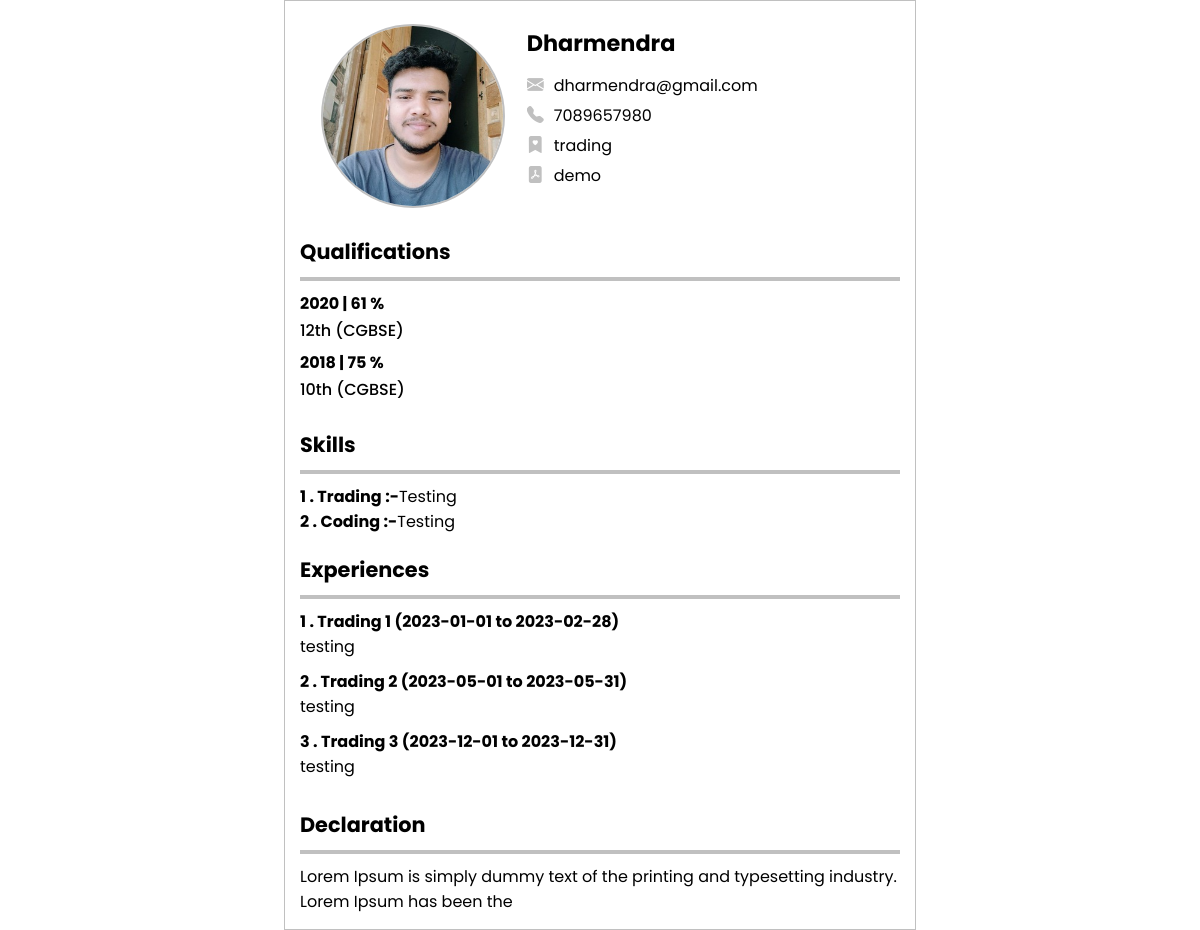
Screenshot of /resume.php?id=2 with the database file from the repository.
### tables this page shows
CREATE TABLE `users` (
  `id` int(11) NOT NULL,
  `name` varchar(50) NOT NULL,
  `image` varchar(50) NOT NULL,
  `email` varchar(50) NOT NULL,
  `contact` bigint(10) NOT NULL,
  `objective` varchar(100) NOT NULL,
  `hobbies` varchar(100) NOT NULL,
  `declaration` varchar(100) NOT NULL,
  `date` datetime NOT NULL
);

CREATE TABLE `qualifications` (
  `id` int(11) NOT NULL,
  `userid` int(11) NOT NULL,
  `qualification` varchar(100) NOT NULL,
  `board` varchar(100) NOT NULL,
  `year` varchar(50) NOT NULL,
  `percent` float NOT NULL
);

CREATE TABLE `skills` (
  `id` int(11) NOT NULL,
  `userid` int(11) NOT NULL,
  `skill` varchar(50) NOT NULL,
  `descripton` varchar(100) NOT NULL
);

CREATE TABLE `experiences` (
  `id` int(11) NOT NULL,
  `userid` int(11) NOT NULL,
  `experience` varchar(100) NOT NULL,
  `start_date` date NOT NULL,
  `end_date` date NOT NULL,
  `description` varchar(100) NOT NULL
);

### connect.php (called while the page is built, shortened)
<?php
class Database
{
	private $host = "localhost";
	private $username = "root";
	private $password = "";
	private $db = "skill_count";
	function connect(){
		$connection = mysqli_connect($this->host,$this->username,$this->password,$this->db);
		return $connection;
	}
	function read($query){
		$conn = $this->connect();
		$result = mysqli_query($conn,$query);
		if(!$result){
			return false;
		}else{
			$data = false;
			while($row = mysqli_fetch_assoc($result)){
				$data[] = $row;
			}
			return $data;
		}
	}
}
?>

### functions.php (called while the page is built, shortened)
<?php
	function getQualification($id){
		$DB = new Database();
		$sql = "SELECT * FROM `qualifications` WHERE userid = $id ORDER by year DESC";
		$result = $DB->read($sql);
		return $result;
	}
	function getSkills($id){
		$DB = new Database();
		$sql = "SELECT * FROM `skills` WHERE userid = $id";
		$result = $DB->read($sql);
		return $result;
	}
	function getExperiencesResume($id){
		$DB = new Database();
		$sql = "SELECT * FROM `experiences` WHERE userid = $id";
		$result = $DB->read($sql);
		return $result;
	}
?>

### resume.php (the view, shortened to what this page needs)
<?php
	include("connect.php");
	include("functions.php");
	$DB = new Database();
	$userid = 1;
	if (isset($_REQUEST['id'])) {
	    $userid = $_REQUEST['id'];
	}
?>
<!DOCTYPE html>
<html>
<head>
	<link rel="stylesheet" href="css/library.css" />
	<link rel="stylesheet" href="https://cdn.jsdelivr.net/npm/bootstrap-icons@1.11.2/font/bootstrap-icons.min.css">
</head>
<body>
	<?php
		$sql = "SELECT * FROM `users` WHERE id = $userid";
		$result = $DB->read($sql);
		$ROW = $result[0];
	?>
	<div class="container">
		<div class="personal-details d-f">
			<div class="profile-image h-100 d-f a-i-c j-c-c">
				<img src="<?=$ROW['image']?>">
			</div>
			<div class="profile-details h-100">
				<div class="user-name f-w-7"><?=$ROW['name']?></div>
				<div class="email-container d-f a-i-c details">
					<div class="icon"><i class="bi bi-envelope-fill"></i></div>
					<div class="icon-details"><?=$ROW['email']?></div>
				</div>
				<div class="number-container d-f a-i-c details">
					<div class="icon"><i class="bi bi-telephone-fill"></i></div>
					<div class="icon-details"><?=$ROW['contact']?></div>
				</div>
				<div class="number-container d-f a-i-c details">
					<div class="icon"><i class="bi bi-bookmark-heart-fill"></i></div>
					<div class="icon-details"><?=$ROW['hobbies']?></div>
				</div>
				<div class="number-container d-f a-i-c details">
					<div class="icon"><i class="bi bi-file-pdf-fill"></i></div>
					<div class="icon-details"><?=$ROW['objective']?></div>
				</div>
			</div>
		</div>
		<div class="qualification">
			<div class="heading f-w-7">Qualifications</div>
			<div class="underline"></div>
			<?php
				$Qualifications = getQualification($userid);
				foreach ($Qualifications as $key => $Qualification) {
					?>
					<div class="qualification-up f-w-7"><?=$Qualification['year']?> | <?=$Qualification['percent']?> %</div>
					<div class="qualification-down f-w-5"><?=$Qualification['qualification']?> (<?=$Qualification['board']?>) </div>
					<?php
				}
			?>
		</div>
		<div class="qualification">
			<div class="heading f-w-7">Skills</div>
			<div class="underline"></div>
			<?php
				$Skills = getSkills($userid);
				foreach ($Skills as $key => $Skill){
					?>
					<div class="skill-container d-f a-i-c">
						<div class="f-w-7"><?=$key + 1?> . <?=$Skill['skill']?> :- </div> <div class=""> <?=$Skill['descripton']?></div>
					</div>
					<?php
				}
			?>
		</div>
		<div class="qualification">
			<div class="heading f-w-7">Experiences</div>
			<div class="underline"></div>
			<?php
				$Experiences = getExperiencesResume($userid);
				if($Experiences && is_array($Experiences)){
					foreach ($Experiences as $key => $Experience) {
						?>
						<div class="experience-container">
							<div class="f-w-7">
								<?=$key + 1?> . <?= $Experience['experience']?> (<?=$Experience['start_date']?> to <?=$Experience['end_date']?>)
							</div>
							<div class="descripton"><?=$Experience['description']?></div>
						</div>
						<?php
					}
				}else{
					echo "As a Freshers.";
				}
			?>
		</div>
		<div class="qualification">
			<div class="heading f-w-7">Declaration</div>
			<div class="underline"></div>
			<div class="declaration">
				<?=$ROW['declaration']?>
			</div>
		</div>
	</div>
</body>
</html>

### css/library.css (style rules this page uses)
* { margin: 0; padding: 0; overflow: hidden; }
body { font-family: 'Poppins', sans-serif; }
html { scroll-behavior: smooth; overflow: auto; }
.d-f { display: flex; }
.a-i-c { align-items: center; }
.j-c-c { justify-content: center; }
.h-100 { height: 100%; }
.f-w-5 { font-weight: 500; }
.f-w-7 { font-weight: 700; }

### resume.php (style rules this page uses)
.container { min-height: 100vh; width: 50%; margin: auto; border: 1px solid silver; padding: 15px; }
.personal-details { height: 200px; justify-content: space-evenly; }
.profile-image { width: 200px; }
.profile-image img { height: 180px; width: 180px; object-fit: cover; border-radius: 50%; border: 2px solid silver; }
.profile-details { width: 60%; }
.user-name { font-size: 1.4rem; margin: 10px 0; }
.details { height: 30px; }
.details i { font-size: 17px; margin-right: 10px; color: silver; }
.qualification { margin-top: 20px; }
.heading { font-size: 1.3rem; }
.underline { height: 4px; background: silver; margin: 10px 0; }
.qualification-up { font-size: 1rem; margin-bottom: 2px; }
.qualification-down { margin-bottom: 7px; }
.experience-container { margin-bottom: 10px; }

### rows the page displays
users: image (picture), name "Dharmendra", email "dharmendra@gmail.com", contact "7089657980", hobbies "trading", objective "demo", declaration "Lorem Ipsum is simply dummy text of the printing and typesetting industry. Lorem Ipsum has been the"
qualifications: year "2020", percent "61", qualification "12th", board "CGBSE"
qualifications: year "2018", percent "75", qualification "10th", board "CGBSE"
skills: skill "Trading", descripton "Testing"
skills: skill "Coding", descripton "Testing"
experiences: experience "Trading 1", start_date "2023-01-01", end_date "2023-02-28", description "testing"
experiences: experience "Trading 2", start_date "2023-05-01", end_date "2023-05-31", description "testing"
experiences: experience "Trading 3", start_date "2023-12-01", end_date "2023-12-31", description "testing"
